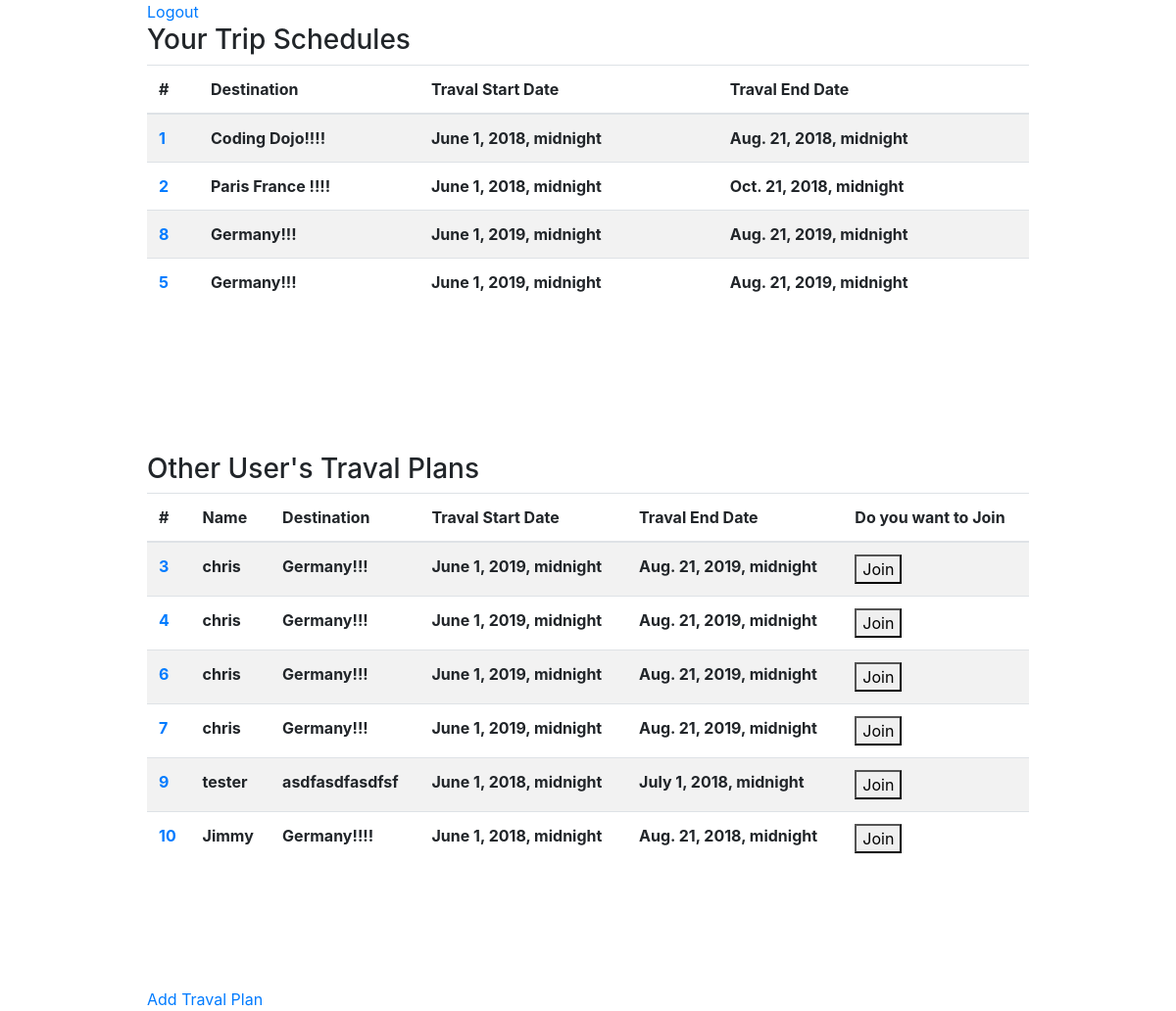
The page /success (signed in) on the database its author committed.
### login_regis/models.py (models this page shows)
class Trip(models.Model):
    destination = models.CharField(max_length=255)
    description = models.CharField(max_length=255)
    traval_start_date = models.DateTimeField()
    traval_end_date = models.DateTimeField()
    trip_creator = models.ForeignKey(User, related_name='trips', on_delete=models.CASCADE)
    users_joined = models.ManyToManyField(User, related_name='users_joining')
    obj = TripManager()

class User(models.Model):
    first_name = models.CharField(max_length=255)
    last_name = models.CharField(max_length=255)
    email = models.CharField(max_length=255)
    password = models.CharField(max_length=255)
    obj = ClassManager()

### login_regis/views.py (the view)
# urls.py: path('success', views.success, name='success'),
def success(request):
    user = User.obj.filter(id = request.session['user_id'])[0]
    my_trips = Trip.obj.filter(trip_creator=user)
    other_trips = Trip.obj.exclude(trip_creator=user).exclude(id__in=[o.id for o in list(user.users_joining.all())])
    my_other_trips = user.users_joining.all()
    return render(request, 'login_regis/success.html', {'user':user,
                                                        'trips':my_trips,
                                                        'other':other_trips,
                                                        'my_other_trips':my_other_trips})

### templates/login_regis/success.html (shortened to what this page needs)
<!DOCTYPE html>
{% load static %}
<html lang="en">
<head>
    <link rel="stylesheet" href="{% static 'node_modules/bootstrap/dist/css/bootstrap.css' %}">
    <link rel="stylesheet" href="{% static 'css/main.css' %}">
</head>
<body>
    <div class="cont">
        <a href="/logout">Logout</a>
        <div class="mytravals">
                <h3>Your Trip Schedules</h3>
                <table class="table table-striped">
                    <thead>
                    <tr>
                        <th scope="col">#</th>
                        <th scope="col">Destination</th>
                        <th scope="col">Traval Start Date</th>
                        <th scope="col">Traval End Date</th>
                    </tr>
                    </thead>
                    <tbody>
                            {% for trip in trips %}
                            <tr>
                                <th scope="col">
                                    <a href="/success/destination/{{trip.id}}">{{trip.id}}</a>
                                </th>
                                <th scope="col">{{trip.destination}}</th>
                                <th scope="col">{{trip.traval_start_date}}</th>
                                <th scope="col">{{trip.traval_end_date}}</th>
                                </tr>
                            {% endfor %}
                            {% for trip in my_other_trips %}
                            <tr>
                                <th>
                                    <a href="/success/destination/{{trip.id}}">{{trip.id}}</a>
                                </th>
                                <th>{{trip.destination}}</th>
                                <th scope="col">{{trip.traval_start_date}}</th>
                                <th scope="col">{{trip.traval_end_date}}</th>
                            </tr>
                            {% endfor %}
                    </tbody>
                </table>
        </div>
        <div class="other_travals">
                <h3>Other User's Traval Plans</h3>
                <table class="table table-striped">
                    <thead>
                    <tr>
                        <th scope="col">#</th>
                        <th scope="col">Name</th>
                        <th scope="col">Destination</th>
                        <th scope="col">Traval Start Date</th>
                        <th scope="col">Traval End Date</th>
                        <th scope="col">Do you want to Join</th>
                    </tr>
                    </thead>
                    <tbody>
                        {% for trip in other %}
                        <tr>
                        <th scope="col">
                                <a href="/success/destination/{{trip.id}}">{{trip.id}}</a>
                            </th>
                            <th scope="col">{{trip.trip_creator.first_name}}</th>
                            <th scope="col">{{trip.destination}}</th>
                            <th scope="col">{{trip.traval_start_date}}</th>
                            <th scope="col">{{trip.traval_end_date}}</th>
                            <th scope="col">
                                <form action="/join" method="POST">
                                        <button type="submit">Join</button>
                                </form>
                            </th>
                        </tr>
                        {% endfor %}
                    </tbody>
                </table>
        </div>
        <div class="add_traval">
            <a href="/success/add_trip">Add Traval Plan</a>
        </div>
</div>
</body>
</html>

### static/css/main.css (style rules this page uses)
.cont { width:900px; margin:auto; }
.mytravals { margin-bottom:150px; }
.other_travals { margin-bottom:125px; }

### rows shown on the page
Trip: id "1", destination "Coding Dojo!!!!", traval_start_date "June 1, 2018, midnight", traval_end_date "Aug. 21, 2018, midnight"
Trip: id "2", destination "Paris France !!!!", traval_start_date "June 1, 2018, midnight", traval_end_date "Oct. 21, 2018, midnight"
Trip: id "8", destination "Germany!!!", traval_start_date "June 1, 2019, midnight", traval_end_date "Aug. 21, 2019, midnight"
Trip: id "5", destination "Germany!!!", traval_start_date "June 1, 2019, midnight", traval_end_date "Aug. 21, 2019, midnight"
Trip: id "3", trip_creator.first_name "chris", destination "Germany!!!", traval_start_date "June 1, 2019, midnight", traval_end_date "Aug. 21, 2019, midnight"
Trip: id "4", trip_creator.first_name "chris", destination "Germany!!!", traval_start_date "June 1, 2019, midnight", traval_end_date "Aug. 21, 2019, midnight"
Trip: id "6", trip_creator.first_name "chris", destination "Germany!!!", traval_start_date "June 1, 2019, midnight", traval_end_date "Aug. 21, 2019, midnight"
Trip: id "7", trip_creator.first_name "chris", destination "Germany!!!", traval_start_date "June 1, 2019, midnight", traval_end_date "Aug. 21, 2019, midnight"
Trip: id "9", trip_creator.first_name "tester", destination "asdfasdfasdfsf", traval_start_date "June 1, 2018, midnight", traval_end_date "July 1, 2018, midnight"
Trip: id "10", trip_creator.first_name "Jimmy", destination "Germany!!!!", traval_start_date "June 1, 2018, midnight", traval_end_date "Aug. 21, 2018, midnight"
